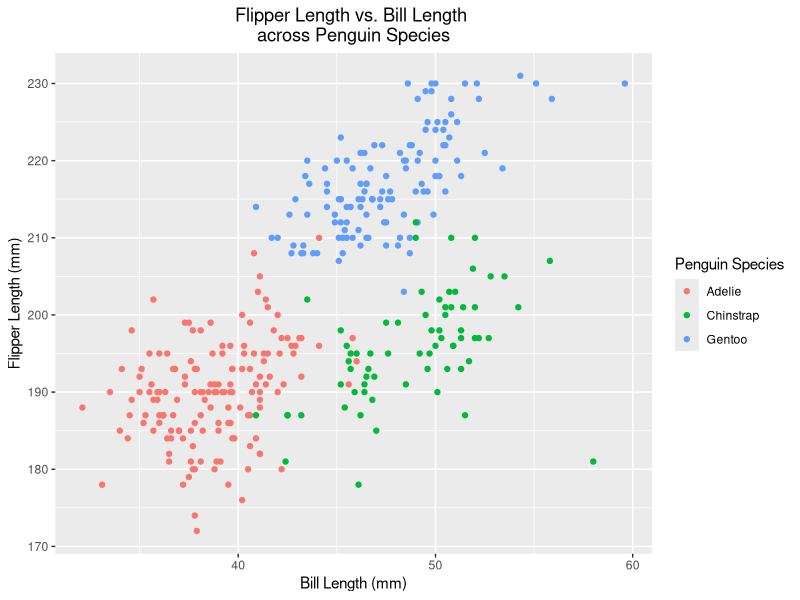
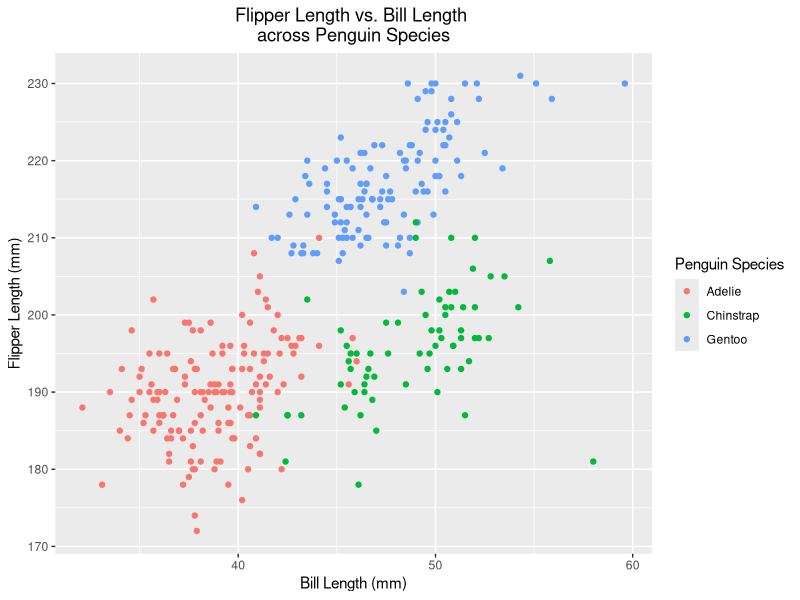

Reproduce these figures in R, in order.
## ---- chunk 1
library(tidyverse)
library(knitr)
## ---- chunk 2
set.seed(1)

problem1_df = 
  tibble(
  sample = rnorm(10),
  lrgr_than_0 = sample > 0,
  vec_char = c("a", "b", "c", "d", "e", "f", "g", "h", "i", "j"),
  vec_factor = factor(c("low", "medium", "high", "medium", "high", "low", "low", "medium", "high", "high"))
)

kable(problem1_df, caption = "Problem 1 Dataframe")
## ---- chunk 3
  mean(pull(problem1_df, sample))
  mean(pull(problem1_df, lrgr_than_0))
  mean(pull(problem1_df, vec_char))
  mean(pull(problem1_df, vec_factor))
## ---- chunk 4
  as.numeric(pull(problem1_df, lrgr_than_0))
  as.numeric(pull(problem1_df, vec_char))
  as.numeric(pull(problem1_df, vec_factor))
## ---- chunk 5
  data("penguins", package = "palmerpenguins")
## ---- chunk 6
  mean(as.double(pull(penguins, flipper_length_mm)), na.rm = TRUE)
## ---- chunk 7
  ggplot(penguins, aes(x = bill_length_mm, y = flipper_length_mm, color = species)) + labs(x = "Bill Length (mm)", y = "Flipper Length (mm)") + ggtitle("Flipper Length vs. Bill Length \nacross Penguin Species") + labs(colour = "Penguin Species") + theme(plot.title = element_text(hjust = 0.5)) + geom_point()

  ggsave("penguins_scatterplot.pdf", height = 4, width = 6)
